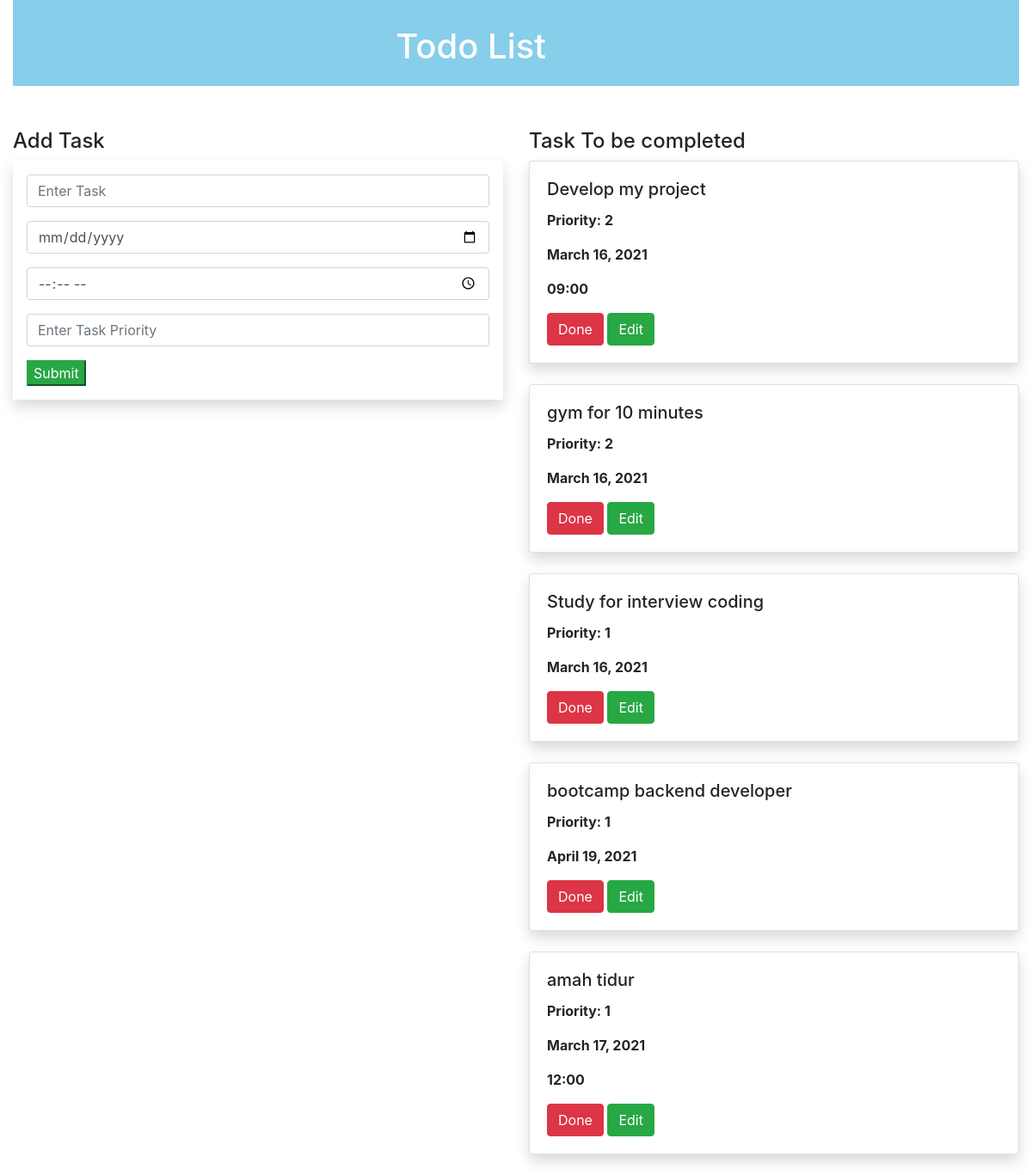
The page / on the database its author committed.
### myapp/models.py (models this page shows, shortened)
class Task(models.Model):
    name = models.CharField(max_length=100)
    priority = models.IntegerField()
    date = models.DateField(default=datetime.date.today)
    time = models.TimeField(blank=True, null=True)

### myapp/views.py (the view, shortened to what this page needs)
# urls.py: path('', views.index, name='index'),
def index(request):
    task_list = Task.objects.all()
    return render(request, 'myapp/index.html', {'task_list':task_list})

### myapp/templates/myapp/index.html (shortened to what this page needs)
{% extends 'myapp/base.html' %}
{% block body %}
<div class="container-fluid">
    <div class="row">
        <div class="col-md-12">
            <div class="banner">
                <div class="banner-text">
                    <h1>Todo List</h1>
                </div>
            </div>
        </div>
    </div>
    <div class="row">
        <div class="col-md-6">
            <h4>Add Task</h4>
            <form class="shadow p-3" method="post">
                <div class="form-group">
                    <input type="text" class="form-control" name="name" id="name" placeholder="Enter Task">
                </div>
                <div class="form-group">
                    <input type="date" class="form-control" name="date" id="date">
                </div>
                <div class="form-group">
                    <input type="time" class="form-control" name="time" id="time">
                </div>
                <div class="form-group">
                    <input type="text" class="form-control" name="priority" id="priority" placeholder="Enter Task Priority">
                </div>
                <input class="btn-success" type="submit">
            </form>
        </div>
        <div class="col-md-6">
            <h4>Task To be completed</h4>
            {% for task in task_list %}
            <div class="shadow card">
                <div class="card-body">
                    <h5 class="card-title">{{task.name}}</h5>
                    <p><b>Priority: {{task.priority}}</b></p>
                    <p><b>{{ task.date }}</b></p>
                    <p><b>{{ task.time|time:"H:i" }}</b></p>
                    <a class="btn btn-danger" href="{% url 'delete' task.id %}">Done</a>
                    <a class="btn btn-success" href="{% url 'update' task.id %}">Edit</a>
                </div>
            </div>
            <br>
            {% endfor %}
        </div>
    </div>
</div>
{% endblock %}

### myapp/templates/myapp/base.html (shortened to what this page needs)
{% load static %}
<!DOCTYPE html>
<html lang="en">
<head>
    <link rel="stylesheet" href="https://stackpath.bootstrapcdn.com/bootstrap/4.5.2/css/bootstrap.min.css">
    <link rel="stylesheet" href="{% static 'myapp/style.css' %}">
</head>
<body>
    {% block body %}
    {% endblock %}
</body>
</html>

### myapp/static/myapp/style.css (style rules this page uses)
.banner { background-color: skyblue; width: 100%; height: 100px; margin-bottom: 50px; }
.banner-text { top: 50%; left: 50%; position: absolute; transform: translate(-80%, -80%); color: white; }

### rows shown on the page
Task: name "Develop my project", priority "2", date "March 16, 2021", time "09:00"
Task: name "gym for 10 minutes", priority "2", date "March 16, 2021"
Task: name "Study for interview coding", priority "1", date "March 16, 2021"
Task: name "bootcamp backend developer", priority "1", date "April 19, 2021"
Task: name "amah tidur", priority "1", date "March 17, 2021", time "12:00"
